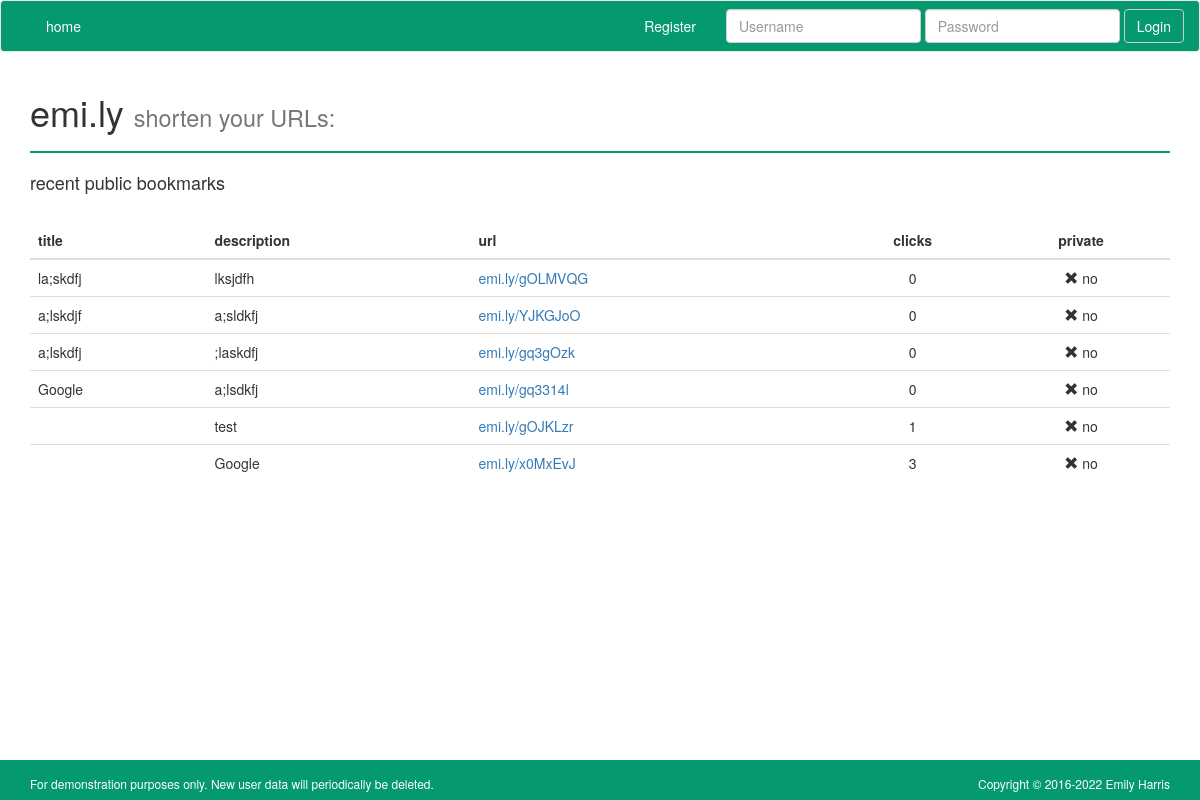
/, run on an earlier commit of the app's database.
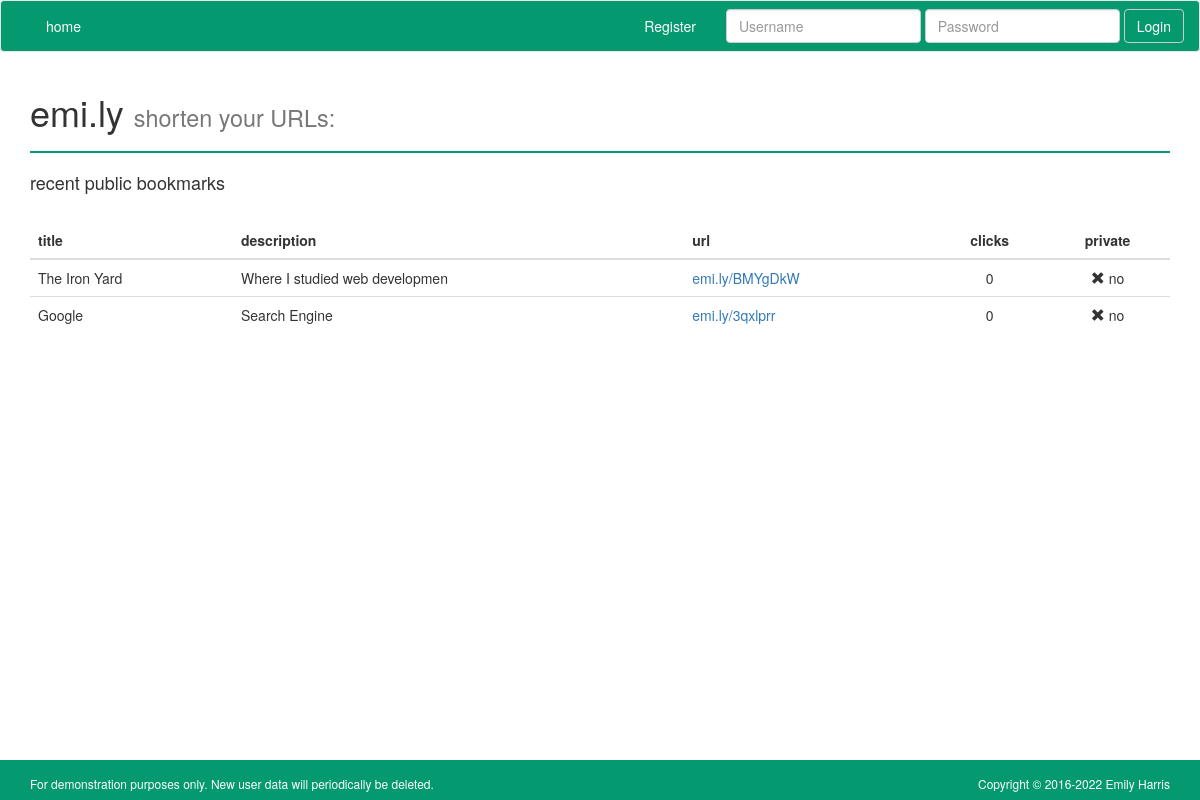
And on a later commit of the database.
### short_url_app/models.py (models this page shows)
class Bookmark(models.Model):
    user = models.ForeignKey(User, on_delete=models.PROTECT)
    url = models.URLField()
    title = models.CharField(max_length=20, default="")
    description = models.CharField(max_length=50, blank=True)
    created = models.DateTimeField(auto_now_add=True)
    hashid = models.CharField(max_length=50)
    click_count = models.IntegerField(default=0)
    private = models.BooleanField(default=False)
    class Meta:
        ordering = ['-created']

### short_url_app/views.py (the view)
# urls.py: url(r'^$', IndexView.as_view(), name='index_view'),
class IndexView(ListView):
    template_name = "index.html"
    model = Bookmark
    def get_queryset(self):
        return Bookmark.objects.filter(private=False)

### templates/index.html (shortened to what this page needs)
{% extends "base.html" %}
{% block content %}
<h4>recent public bookmarks</h4>
    <br>
    <div class="table-responsive">
    <table class="table">
    <thead>
      <tr>
        <th>title</th>
        <th>description</th>
        <th>url</th>
        <th class='table-centered'>clicks</th>
        <th class='table-centered'>private</th>
      </tr>
    </thead>
    <tbody>
    {% for bookmark in object_list %}
            <tr>
            <td>{{ bookmark.title }}</td>
            <td>{{ bookmark.description }}</td>
            <td><a href="{% url 'redirect_view' bookmark.hashid %}">emi.ly/{{ bookmark.hashid }}</a></td>
            <td class='table-centered'>{{ bookmark.click_count }}</td>
              {% if bookmark.private == True %}
              <td class='table-centered'><i class=' glyphicon glyphicon-ok'></i> yes</td>
              {% else %}
              <td class='table-centered'><i class=' glyphicon glyphicon-remove'></i> no</td>
              {% endif %}
            </tr>
    {% endfor %}
    </tbody>
    </table>
    </div>
{% endblock %}

What changed in the data, as far as the page shows it:
removed Bookmark: title "la;skdfj", description "lksjdfh", hashid "gOLMVQG", click_count "0", private False (drawn)
removed Bookmark: title "a;lskdjf", description "a;sldkfj", hashid "YJKGJoO", click_count "0", private False (drawn)
removed Bookmark: title "a;lskdfj", description ";laskdfj", hashid "gq3gOzk", click_count "0", private False (drawn)
removed Bookmark: title "Google", description "a;lsdkfj", hashid "gq3314l", click_count "0", private False (drawn)
removed Bookmark: description "test", hashid "gOJKLzr", click_count "1", private False (drawn)
removed Bookmark: description "Google", hashid "x0MxEvJ", click_count "3", private False (drawn)
added Bookmark: title "The Iron Yard", description "Where I studied web developmen", hashid "BMYgDkW", click_count "0", private False (drawn)
added Bookmark: title "Google", description "Search Engine", hashid "3qxlprr", click_count "0", private False (drawn)
